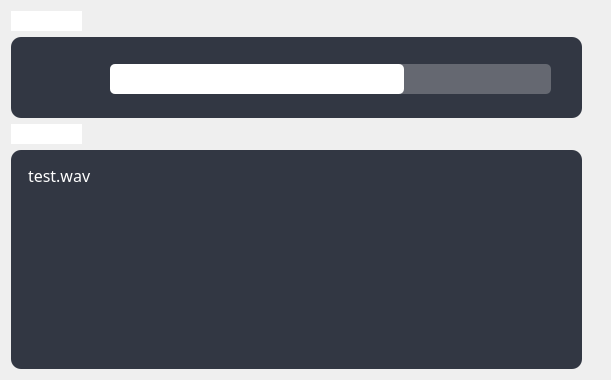
      <widget class="QWidget" name="voiceSettingScrollAreaWidgetContents">
       <property name="geometry">
        <rect>
         <x>0</x>
         <y>0</y>
         <width>611</width>
         <height>380</height>
        </rect>
       </property>
       <layout class="QFormLayout" name="formLayout_3">
        <item row="0" column="0">
         <layout class="QVBoxLayout" name="overAllVoiceSettingVerticalLayout">
          <item>
           <layout class="QVBoxLayout" name="voiceSettingVerticalLayout">
            <item>
             <widget class="QLineEdit" name="voiceSettingLineEdit">
              <property name="sizePolicy">
               <sizepolicy hsizetype="Fixed" vsizetype="Fixed">
                <horstretch>0</horstretch>
                <verstretch>0</verstretch>
               </sizepolicy>
              </property>
              <property name="minimumSize">
               <size>
                <width>71</width>
                <height>20</height>
               </size>
              </property>
              <property name="maximumSize">
               <size>
                <width>71</width>
                <height>20</height>
               </size>
              </property>
              <property name="font">
               <font>
                <family>MiSans</family>
                <pointsize>12</pointsize>
               </font>
              </property>
              <property name="focusPolicy">
               <enum>Qt::NoFocus</enum>
              </property>
              <property name="styleSheet">
               <string notr="true">color:white;
border:none;</string>
              </property>
              <property name="text">
               <string>音量调节</string>
              </property>
              <property name="readOnly">
               <bool>true</bool>
              </property>
             </widget>
            </item>
            <item>
             <widget class="QWidget" name="voiceSettingBackgroundWidget" native="true">
              <property name="minimumSize">
               <size>
                <width>571</width>
                <height>81</height>
               </size>
              </property>
              <property name="maximumSize">
               <size>
                <width>571</width>
                <height>81</height>
               </size>
              </property>
              <property name="styleSheet">
               <string notr="true">background-color: rgb(50, 55, 67);

color: white;
/* 设置文字左对齐与左对齐间距	*/
padding: 15px;
text-align: left;

border-radius: 10px; </string>
              </property>
              <widget class="QWidget" name="layoutWidget">
               <property name="geometry">
                <rect>
                 <x>10</x>
                 <y>7</y>
                 <width>551</width>
                 <height>71</height>
                </rect>
               </property>
               <layout class="QHBoxLayout" name="voiceControlHorizontalLayout">
                <item>
                 <widget class="QPushButton" name="voiceControlPushButton">
                  <property name="minimumSize">
                   <size>
                    <width>60</width>
                    <height>60</height>
                   </size>
                  </property>
                  <property name="maximumSize">
                   <size>
                    <width>60</width>
                    <height>60</height>
                   </size>
                  </property>
                  <property name="focusPolicy">
                   <enum>Qt::NoFocus</enum>
                  </property>
                  <property name="styleSheet">
                   <string notr="true">/* 基础圆形按钮样式（核心） */
QPushButton#voiceControlPushButton {
    
    /* 3. 配合你的风格：白色字体 + 透明背景（可自定义） */
    color: white;                  /* 字体白色 */
    border: none;                  /* 移除默认边框 */
    
    /* 4. 可选：文字居中、字体大小优化 */
    font-size: 14px;
    text-align: center;
	background-color: transparent;
	border-image: url(:/Icons/navigationBar/Icons/volUp.png);

}
</string>
                  </property>
                  <property name="text">
                   <string/>
                  </property>
                 </widget>
                </item>
                <item>
                 <widget class="QSlider" name="voiceControlSlider">
                  <property name="minimumSize">
                   <size>
                    <width>471</width>
                    <height>66</height>
                   </size>
                  </property>
                  <property name="maximumSize">
                   <size>
                    <width>471</width>
                    <height>81</height>
                   </size>
                  </property>
                  <property name="focusPolicy">
                   <enum>Qt::NoFocus</enum>
                  </property>
                  <property name="styleSheet">
                   <string notr="true">/* 1. 整个 Slider：可点击区域 */ 
QSlider { 
	min-height: 36px; 
	background: transparent; 
} 

/* 2. 凹槽 */ 
QSlider::groove:horizontal { 
	height: 30px; 
	border-radius: 5px; 
	background-color: rgba(255, 255, 255, 0.25); 
} 

/* 3. 已滑动部分 */ 
QSlider::sub-page:horizontal { 
	height: 30px; 
	border-radius: 5px; 
	background-color: white; 
} 

/* 4. 滑块：存在但不可见（关键） */
QSlider::handle:horizontal { 
	width: 20px; /* ⭐ 不能是 0 */ 
	background-color: white; 
	border-radius: 5px; 
	border: none; 
}</string>
                  </property>
                  <property name="minimum">
                   <number>0</number>
                  </property>
                  <property name="maximum">
                   <number>100</number>
                  </property>
                  <property name="sliderPosition">
                   <number>65</number>
                  </property>
                  <property name="orientation">
                   <enum>Qt::Horizontal</enum>
                  </property>
                 </widget>
                </item>
               </layout>
              </widget>
             </widget>
            </item>
           </layout>
          </item>
          <item>
           <layout class="QVBoxLayout" name="voiceSelectionVerticalLayout">
            <item>
             <widget class="QLineEdit" name="voiceSelectionLineEdit">
              <property name="minimumSize">
               <size>
                <width>71</width>
                <height>20</height>
               </size>
              </property>
              <property name="maximumSize">
               <size>
                <width>71</width>
                <height>20</height>
               </size>
              </property>
              <property name="font">
               <font>
                <family>MiSans</family>
                <pointsize>12</pointsize>
               </font>
              </property>
              <property name="focusPolicy">
               <enum>Qt::NoFocus</enum>
              </property>
              <property name="styleSheet">
               <string notr="true">color:white;
border:none;</string>
              </property>
              <property name="text">
               <string>通知铃声</string>
              </property>
              <property name="readOnly">
               <bool>true</bool>
              </property>
             </widget>
            </item>
            <item>
             <widget class="QListWidget" name="audioListWidget">
              <property name="minimumSize">
               <size>
                <width>561</width>
                <height>0</height>
               </size>
              </property>
              <property name="font">
               <font>
                <family>MiSans</family>
                <pointsize>12</pointsize>
               </font>
              </property>
              <property name="focusPolicy">
               <enum>Qt::NoFocus</enum>
              </property>
              <property name="styleSheet">
               <string notr="true">QListWidget {
    background-color: rgb(50, 55, 67);
    color: white;
    border: none;  /* 去除边框 */
    border-radius: 10px;  /* 列表整体圆角效果 */
}

QListWidget::item {
    background-color: rgb(50, 55, 67);  /* 列表项的背景色 */
    margin: 4px;  /* 给项添加一点外边距 */
    padding-left: 10px;  /* 列表项的左侧内边距 */
    padding-right: 10px;  /* 右侧留出空间给勾选框 */
    padding-top: 10px;
    padding-bottom: 10px;
    font-size: 14px;  /* 设置字体大小 */
    text-align: left;  /* 文字左对齐 */
    vertical-align: middle;  /* 文字垂直居中 */
}

QListWidget::item:selected {
    background-color: rgb(255, 255, 255);  /* 选中项的背景色 */
    color: black;
    border: none;  /* 去除边框 */
    border-radius: 10px;  /* 列表整体圆角效果 */
}

</string>
              </property>
              <property name="verticalScrollBarPolicy">
               <enum>Qt::ScrollBarAlwaysOff</enum>
              </property>
              <property name="horizontalScrollBarPolicy">
               <enum>Qt::ScrollBarAlwaysOff</enum>
              </property>
              <property name="resizeMode">
               <enum>QListView::Adjust</enum>
              </property>
              <item>
               <property name="text">
                <string>test.wav</string>
               </property>
              </item>
             </widget>
            </item>
           </layout>
          </item>
         </layout>
        </item>
       </layout>
      </widget>
